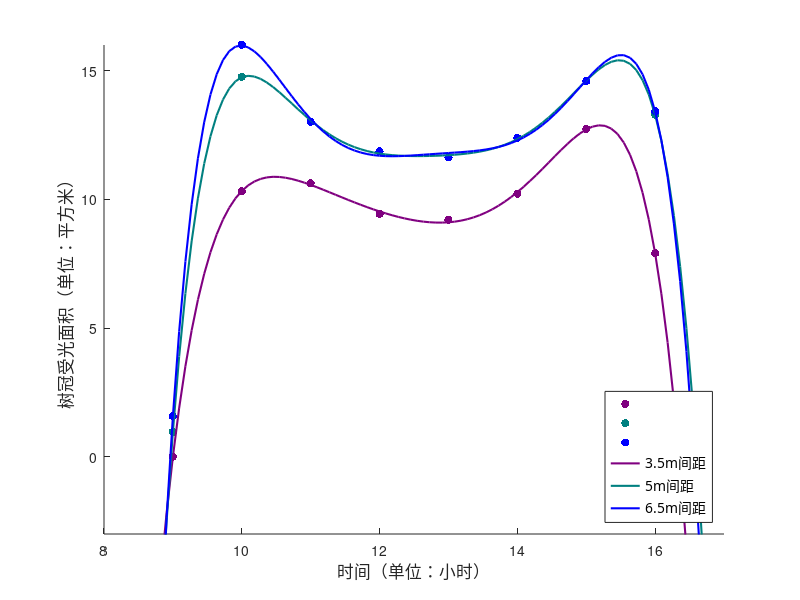

MATLAB code to generate this figure:
y1 = [
0.0068002
10.3097
10.622
9.438
9.2057
10.2259
12.7375
7.9064
] ;
y2 = [
0.96758
14.7647
13.0191
11.8685
11.6315
12.3926
14.5989
13.2969
];
y3 = [1.5723
16.0132
13.0191
11.8685
11.6315
12.3926
14.5989
13.4217
];
%y4 = [
%] * 0.04;
x = [8 9 10 11 12 13 14 15 16 17];
x2=[9 10 11 12 13 14 15 16];


y1=y1';y2=y2';y3=y3';

%y4=y4';

% 设置多项式阶数
n = 6;

% 进行四条曲线的曲线拟合
p1 = polyfit(x2, y1, n);
p2 = polyfit(x2, y2, n);
p3 = polyfit(x2, y3, n);
%p4 = polyfit(x2, y4, n);

% 生成一系列 x 值
x_fit = linspace(min(x), max(x), 100);

% 计算四条拟合曲线对应的 y 值
y_fit1 = polyval(p1, x_fit);
y_fit2 = polyval(p2, x_fit);
y_fit3 = polyval(p3, x_fit);
%y_fit4 = polyval(p4, x_fit);

% 绘制原始数据和拟合曲线
figure;
hold on;
scatter(x2, y1, 'o','filled','MarkerFaceColor',[0.5,0,0.5]);
scatter(x2, y2, 'o', 'filled','MarkerFaceColor',[0,0.5,0.5]);
scatter(x2, y3, 'o', 'filled','MarkerFaceColor','b');
%scatter(x2, y4, 'o', 'filled','MarkerFaceColor',[0.5,0,0.5]);
plot(x_fit, y_fit1,'color',[0.5,0,0.5],'LineWidth',1.5);
plot(x_fit, y_fit2,'color',[0,0.5,0.5],'LineWidth',1.5);
plot(x_fit, y_fit3,'color','b','LineWidth',1.5);
%plot(x_fit, y_fit4,'color',[0.5,0,0.5],'LineWidth',1.5);
hold off;
xlabel('时间（单位：小时）','FontSize',12,'FontName','宋体');
ylim([-3 16]);
xlim([8 17])
ylabel('树冠受光面积（单位：平方米）','FontSize',12,'FontName','宋体');
legend('','','', '3.5m间距', '5m间距', '6.5m间距','FontSize',10,'FontName','宋体','Location','southeast');